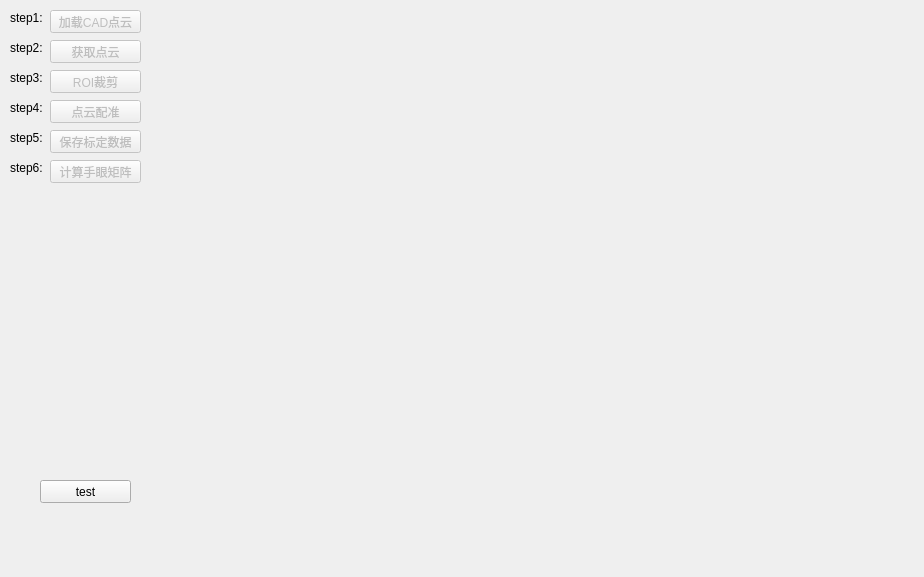
<?xml version="1.0" encoding="UTF-8"?>
<ui version="4.0">
 <class>THandEyeCali3D</class>
 <widget class="QWidget" name="THandEyeCali3D">
  <property name="geometry">
   <rect>
    <x>0</x>
    <y>0</y>
    <width>924</width>
    <height>577</height>
   </rect>
  </property>
  <property name="windowTitle">
   <string>THandEyeCali3D</string>
  </property>
  <widget class="QVTKWidget" name="vtk_cad">
   <property name="geometry">
    <rect>
     <x>160</x>
     <y>10</y>
     <width>371</width>
     <height>271</height>
    </rect>
   </property>
  </widget>
  <widget class="QLabel" name="label_3">
   <property name="geometry">
    <rect>
     <x>10</x>
     <y>70</y>
     <width>41</width>
     <height>16</height>
    </rect>
   </property>
   <property name="text">
    <string>step3:</string>
   </property>
  </widget>
  <widget class="QLabel" name="label_6">
   <property name="geometry">
    <rect>
     <x>10</x>
     <y>160</y>
     <width>41</width>
     <height>16</height>
    </rect>
   </property>
   <property name="text">
    <string>step6:</string>
   </property>
  </widget>
  <widget class="QVTKWidget" name="vtk_ret">
   <property name="geometry">
    <rect>
     <x>540</x>
     <y>290</y>
     <width>371</width>
     <height>271</height>
    </rect>
   </property>
  </widget>
  <widget class="QPushButton" name="btn_roi_cut">
   <property name="enabled">
    <bool>false</bool>
   </property>
   <property name="geometry">
    <rect>
     <x>50</x>
     <y>70</y>
     <width>91</width>
     <height>23</height>
    </rect>
   </property>
   <property name="text">
    <string>ROI裁剪</string>
   </property>
  </widget>
  <widget class="QPushButton" name="btn_get_pointcloud">
   <property name="enabled">
    <bool>false</bool>
   </property>
   <property name="geometry">
    <rect>
     <x>50</x>
     <y>40</y>
     <width>91</width>
     <height>23</height>
    </rect>
   </property>
   <property name="text">
    <string>获取点云</string>
   </property>
  </widget>
  <widget class="QLabel" name="label_4">
   <property name="geometry">
    <rect>
     <x>10</x>
     <y>100</y>
     <width>41</width>
     <height>16</height>
    </rect>
   </property>
   <property name="text">
    <string>step4:</string>
   </property>
  </widget>
  <widget class="QVTKWidget" name="vtk_cam">
   <property name="geometry">
    <rect>
     <x>540</x>
     <y>10</y>
     <width>371</width>
     <height>271</height>
    </rect>
   </property>
  </widget>
  <widget class="QVTKWidget" name="vtk_realtime">
   <property name="geometry">
    <rect>
     <x>160</x>
     <y>290</y>
     <width>371</width>
     <height>271</height>
    </rect>
   </property>
  </widget>
  <widget class="QLabel" name="label">
   <property name="geometry">
    <rect>
     <x>10</x>
     <y>10</y>
     <width>41</width>
     <height>16</height>
    </rect>
   </property>
   <property name="text">
    <string>step1:</string>
   </property>
  </widget>
  <widget class="QLabel" name="label_2">
   <property name="geometry">
    <rect>
     <x>10</x>
     <y>40</y>
     <width>41</width>
     <height>16</height>
    </rect>
   </property>
   <property name="text">
    <string>step2:</string>
   </property>
  </widget>
  <widget class="QPushButton" name="btn_registration">
   <property name="enabled">
    <bool>false</bool>
   </property>
   <property name="geometry">
    <rect>
     <x>50</x>
     <y>100</y>
     <width>91</width>
     <height>23</height>
    </rect>
   </property>
   <property name="text">
    <string>点云配准</string>
   </property>
  </widget>
  <widget class="QPushButton" name="btn_cal_hadeye_mat">
   <property name="enabled">
    <bool>false</bool>
   </property>
   <property name="geometry">
    <rect>
     <x>50</x>
     <y>160</y>
     <width>91</width>
     <height>23</height>
    </rect>
   </property>
   <property name="text">
    <string>计算手眼矩阵</string>
   </property>
  </widget>
  <widget class="QPushButton" name="btn_load_CAD">
   <property name="enabled">
    <bool>false</bool>
   </property>
   <property name="geometry">
    <rect>
     <x>50</x>
     <y>10</y>
     <width>91</width>
     <height>23</height>
    </rect>
   </property>
   <property name="text">
    <string>加载CAD点云</string>
   </property>
  </widget>
  <widget class="QLabel" name="label_5">
   <property name="geometry">
    <rect>
     <x>10</x>
     <y>130</y>
     <width>41</width>
     <height>16</height>
    </rect>
   </property>
   <property name="text">
    <string>step5:</string>
   </property>
  </widget>
  <widget class="QPushButton" name="btn_save_cali_data">
   <property name="enabled">
    <bool>false</bool>
   </property>
   <property name="geometry">
    <rect>
     <x>50</x>
     <y>130</y>
     <width>91</width>
     <height>23</height>
    </rect>
   </property>
   <property name="text">
    <string>保存标定数据</string>
   </property>
  </widget>
  <widget class="QPushButton" name="btn_test">
   <property name="geometry">
    <rect>
     <x>40</x>
     <y>480</y>
     <width>91</width>
     <height>23</height>
    </rect>
   </property>
   <property name="text">
    <string>test</string>
   </property>
  </widget>
 </widget>
 <layoutdefault spacing="6" margin="11"/>
 <customwidgets>
  <customwidget>
   <class>QVTKWidget</class>
   <extends>QWidget</extends>
   <header>QVTKWidget.h</header>
  </customwidget>
 </customwidgets>
 <resources/>
 <connections/>
</ui>
